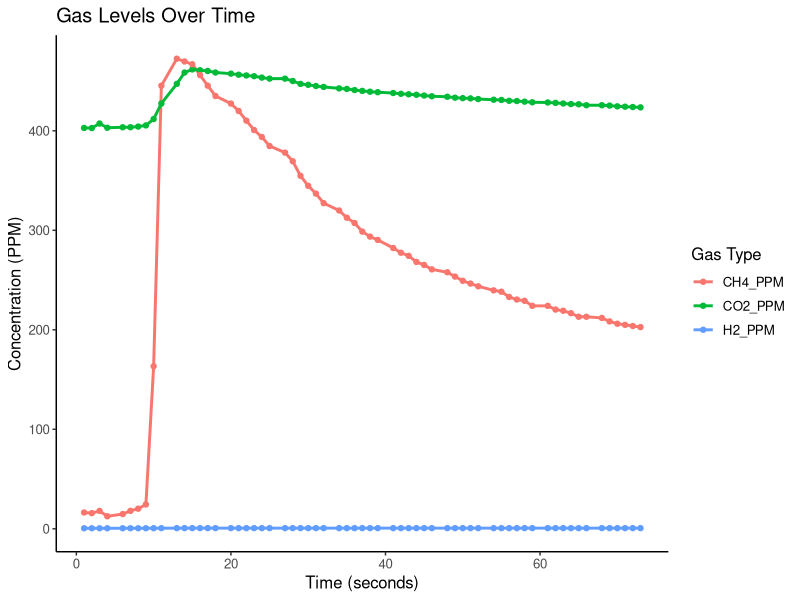

Source code (R):
library(ggplot2)
library(tidyr)

# Read the CSV file
data <- read.csv("PeroxideTest1.csv")

# Convert data to long format for ggplot
data_long <- pivot_longer(data, 
                          cols = c(CO2_PPM, CH4_PPM, H2_PPM), 
                          names_to = "Gas", 
                          values_to = "PPM")

# Create the plot
print(ggplot(data_long, aes(x = Seconds, y = PPM, color = Gas)) +
  geom_line(size = 1) +  # Line thickness
  geom_point() +         # Add points
  labs(title = "Gas Levels Over Time",
       x = "Time (seconds)",
       y = "Concentration (PPM)",
       color = "Gas Type") +
  theme_classic() +      # Minimal theme
  theme(text = element_text(size = 12))) # Increase font size